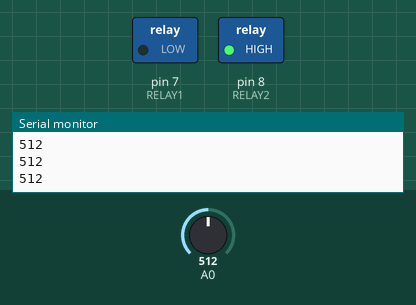
This sketch was run on a simulated Arduino Uno, built with avr-gcc and run on an emulated ATmega328P. On the bench: switched loads named in the sketch (green lamp = pin HIGH), the last lines printed to the serial monitor. The test bench sets the inputs (shaded band); at power-on: A0 = 512.

Above: at 1.2 s.
1.3 s: A0 set to 407
2.8 s: A0 set to 388
At 4.0 s:
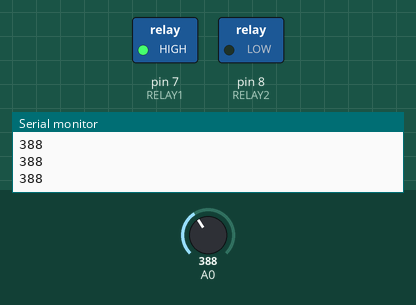
4.3 s: A0 set to 410
At 5.2 s:
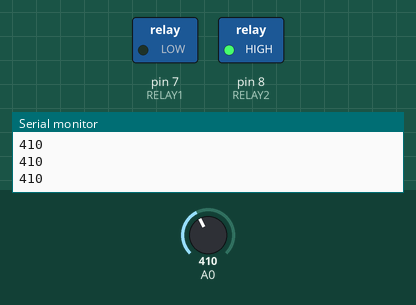
5.8 s: A0 set to 390
At 6.4 s:
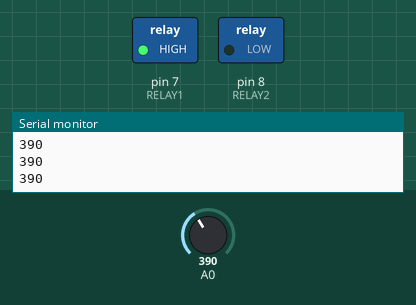
Timing chart, 0 to 8.3 s (numbered marks = the images above; inputs shaded):
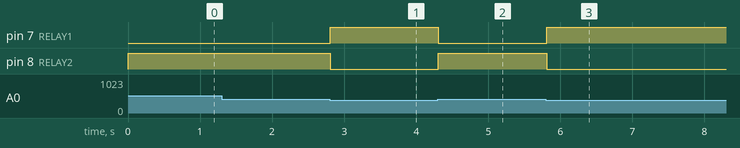

Measured:
- the behaviour switches between 400 and 399 on A0 (found by bisection; images 0 and 1)
- after the input at 2.8 s, pin 7 (RELAY1): LOW → HIGH at once; pin 8 (RELAY2): HIGH → LOW at once
- after the input at 4.3 s, pin 7 (RELAY1): HIGH → LOW at once; pin 8 (RELAY2): LOW → HIGH at once
- after the input at 5.8 s, pin 7 (RELAY1): LOW → HIGH at once; pin 8 (RELAY2): HIGH → LOW at once

The sketch:

light_code.ino
```cpp
#define RELAY1  7 //Pin for daytime light
#define RELAY2  8 //Pin for night light

void setup(){
  Serial.begin(9600);
  pinMode(RELAY1, OUTPUT);
  pinMode(RELAY2, OUTPUT);
}

void loop(){
  String dayorno = checkLight();
}

//gets a light reading from the Grove light sensor and
//returns a boolean saying whether it is dark or not
boolean readLight(void){
  int lightVal =  analogRead(A0);
  Serial.println(lightVal);
  if(lightVal < 400){//if it is dark, return true
    return true;
  }else return false;//if it is light, return false
}

//Turns lights on and off based on Grove light sensor readings
//Returns a string stating whether it's dark or light out for the system to use
String checkLight(void){
   boolean value;
   value = readLight(); //get whether it's light or dark out
   if(!value){//if it is light out, turn OFF night light and turn ON day light
     digitalWrite(RELAY1,0);    // Turns ON day light
     digitalWrite(RELAY2,1);    // Turn OFF night light
     return "Day";
   }else{ //if it is not light out, turn OFF day light and turn ON night light
    digitalWrite(RELAY1,1);   // turn OFF day light
    digitalWrite(RELAY2,0);   // turn ON night light
    return "Night";
   }

}
```
